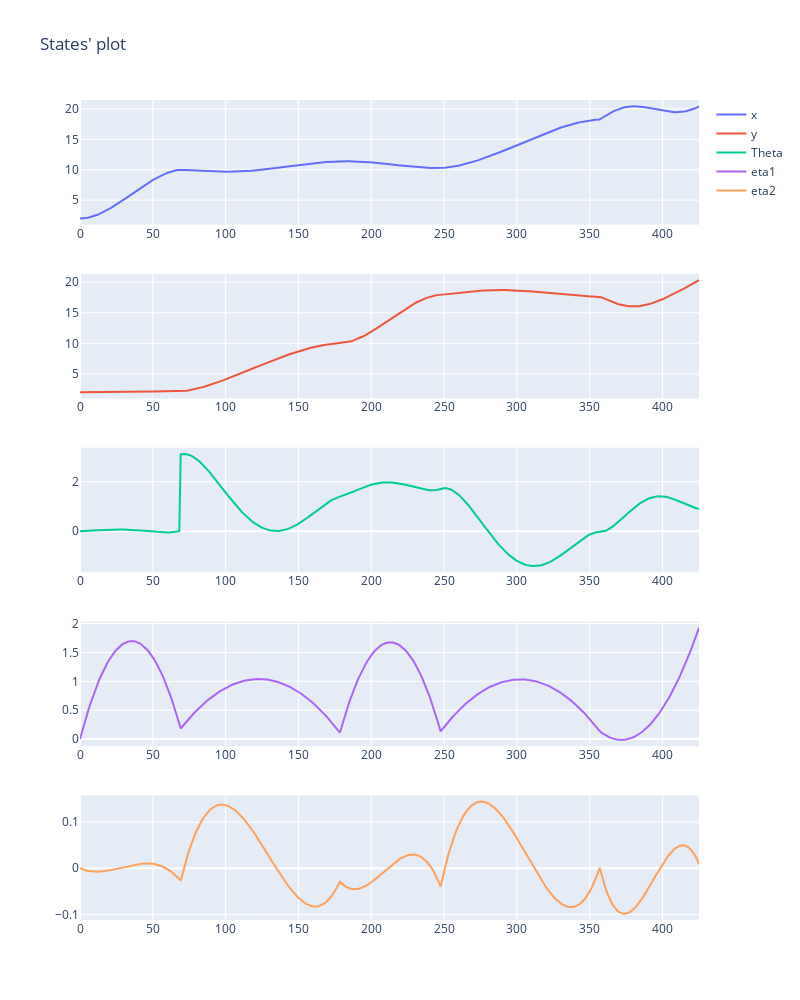

Write notebook code for a chart like this one.
### Code cell
x = np.linspace(0, len(rrt.confs),len(rrt.confs))


y0 = [x[0][0] for x in rrt.confs]
y1 = [x[1][0] for x in rrt.confs]
y2 = [x[2][0] for x in rrt.confs]
y3 = [x[3][0] for x in rrt.confs]
y4 = [x[4][0] for x in rrt.confs]


print(y3)
# Create a subplot with 5 rows and 1 column
fig = make_subplots(rows=5, cols=1)

# Add each plot to the subplot
fig.add_trace(go.Scatter(x=x, y=y0, name='x'), row=1, col=1)
fig.add_trace(go.Scatter(x=x, y=y1, name='y'), row=2, col=1)
fig.add_trace(go.Scatter(x=x, y=y2, name='Theta'), row=3, col=1)
fig.add_trace(go.Scatter(x=x, y=y3, name='eta1'), row=4, col=1)
fig.add_trace(go.Scatter(x=x, y=y4, name='eta2'), row=5, col=1)

# Update subplot layout
fig.update_layout(height=1000, width=800, title_text="States' plot")

# Display the subplot
fig.show()

### Figure 1 — Plotly figure (JSON) as saved in the notebook; plotly's stock layout.template omitted (floating-point values rounded to 4 significant figures; data arrays with more than 128 entries replaced by an {"elided": "..."} marker saying what was removed)
{"data": [{"name": "x", "type": "scatter", "x": {"elided": "425 float values"}, "xaxis": "x", "y": {"elided": "425 float values"}, "yaxis": "y"}, {"name": "y", "type": "scatter", "x": {"elided": "425 float values"}, "xaxis": "x2", "y": {"elided": "425 float values"}, "yaxis": "y2"}, {"name": "Theta", "type": "scatter", "x": {"elided": "425 float values"}, "xaxis": "x3", "y": {"elided": "425 float values"}, "yaxis": "y3"}, {"name": "eta1", "type": "scatter", "x": {"elided": "425 float values"}, "xaxis": "x4", "y": {"elided": "425 float values"}, "yaxis": "y4"}, {"name": "eta2", "type": "scatter", "x": {"elided": "425 float values"}, "xaxis": "x5", "y": {"elided": "425 float values"}, "yaxis": "y5"}], "layout": {"height": 1000, "title": {"text": "States' plot"}, "width": 800, "xaxis": {"anchor": "y", "domain": [0, 1]}, "xaxis2": {"anchor": "y2", "domain": [0, 1]}, "xaxis3": {"anchor": "y3", "domain": [0, 1]}, "xaxis4": {"anchor": "y4", "domain": [0, 1]}, "xaxis5": {"anchor": "y5", "domain": [0, 1]}, "yaxis": {"anchor": "x", "domain": [0.848, 1]}, "yaxis2": {"anchor": "x2", "domain": [0.636, 0.788]}, "yaxis3": {"anchor": "x3", "domain": [0.424, 0.576]}, "yaxis4": {"anchor": "x4", "domain": [0.212, 0.364]}, "yaxis5": {"anchor": "x5", "domain": [0, 0.152]}}}
